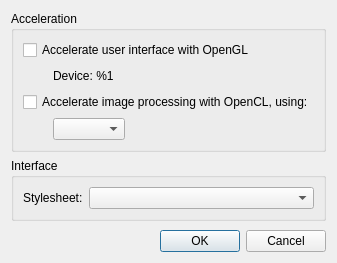
<?xml version="1.0" encoding="UTF-8"?>
<ui version="4.0">
 <class>SettingsDialog</class>
 <widget class="QDialog" name="SettingsDialog">
  <property name="geometry">
   <rect>
    <x>0</x>
    <y>0</y>
    <width>297</width>
    <height>263</height>
   </rect>
  </property>
  <property name="sizePolicy">
   <sizepolicy hsizetype="Preferred" vsizetype="Preferred">
    <horstretch>0</horstretch>
    <verstretch>0</verstretch>
   </sizepolicy>
  </property>
  <property name="windowTitle">
   <string>Settings</string>
  </property>
  <layout class="QVBoxLayout" name="verticalLayout">
   <item>
    <widget class="QGroupBox" name="accelerationGroup">
     <property name="title">
      <string>Acceleration</string>
     </property>
     <layout class="QVBoxLayout" name="verticalLayout_2">
      <item>
       <widget class="QCheckBox" name="enableOpenglCb">
        <property name="text">
         <string>Accelerate user interface with OpenGL</string>
        </property>
       </widget>
      </item>
      <item>
       <layout class="QHBoxLayout" name="horizontalLayout_2">
        <item>
         <spacer name="horizontalSpacer_3">
          <property name="orientation">
           <enum>Qt::Horizontal</enum>
          </property>
          <property name="sizeType">
           <enum>QSizePolicy::Fixed</enum>
          </property>
          <property name="sizeHint" stdset="0">
           <size>
            <width>30</width>
            <height>20</height>
           </size>
          </property>
         </spacer>
        </item>
        <item>
         <widget class="QLabel" name="openglDeviceLabel">
          <property name="text">
           <string>Device: %1</string>
          </property>
         </widget>
        </item>
       </layout>
      </item>
      <item>
       <widget class="QCheckBox" name="enableOpenclCb">
        <property name="text">
         <string>Accelerate image processing with OpenCL, using:</string>
        </property>
       </widget>
      </item>
      <item>
       <layout class="QHBoxLayout" name="horizontalLayout">
        <item>
         <spacer name="horizontalSpacer">
          <property name="orientation">
           <enum>Qt::Horizontal</enum>
          </property>
          <property name="sizeType">
           <enum>QSizePolicy::Fixed</enum>
          </property>
          <property name="sizeHint" stdset="0">
           <size>
            <width>30</width>
            <height>20</height>
           </size>
          </property>
         </spacer>
        </item>
        <item>
         <widget class="QComboBox" name="openclDeviceCombo">
          <property name="sizePolicy">
           <sizepolicy hsizetype="Preferred" vsizetype="Fixed">
            <horstretch>0</horstretch>
            <verstretch>0</verstretch>
           </sizepolicy>
          </property>
         </widget>
        </item>
        <item>
         <spacer name="horizontalSpacer_2">
          <property name="orientation">
           <enum>Qt::Horizontal</enum>
          </property>
          <property name="sizeHint" stdset="0">
           <size>
            <width>0</width>
            <height>20</height>
           </size>
          </property>
         </spacer>
        </item>
       </layout>
      </item>
     </layout>
    </widget>
   </item>
   <item>
    <widget class="QGroupBox" name="interfaceGroup">
     <property name="sizePolicy">
      <sizepolicy hsizetype="Preferred" vsizetype="Preferred">
       <horstretch>0</horstretch>
       <verstretch>0</verstretch>
      </sizepolicy>
     </property>
     <property name="title">
      <string>Interface</string>
     </property>
     <layout class="QVBoxLayout" name="verticalLayout_3">
      <item>
       <layout class="QHBoxLayout" name="interfaceGroupLayout">
        <item>
         <widget class="QLabel" name="stylesheetLabel">
          <property name="text">
           <string>Stylesheet:</string>
          </property>
         </widget>
        </item>
        <item>
         <widget class="QComboBox" name="stylesheetCombo">
          <property name="sizePolicy">
           <sizepolicy hsizetype="Expanding" vsizetype="Fixed">
            <horstretch>0</horstretch>
            <verstretch>0</verstretch>
           </sizepolicy>
          </property>
          <property name="minimumSize">
           <size>
            <width>0</width>
            <height>0</height>
           </size>
          </property>
         </widget>
        </item>
       </layout>
      </item>
     </layout>
    </widget>
   </item>
   <item>
    <spacer name="verticalSpacer">
     <property name="orientation">
      <enum>Qt::Vertical</enum>
     </property>
     <property name="sizeHint" stdset="0">
      <size>
       <width>20</width>
       <height>20</height>
      </size>
     </property>
    </spacer>
   </item>
   <item>
    <widget class="QDialogButtonBox" name="buttonBox">
     <property name="orientation">
      <enum>Qt::Horizontal</enum>
     </property>
     <property name="standardButtons">
      <set>QDialogButtonBox::Cancel|QDialogButtonBox::Ok</set>
     </property>
    </widget>
   </item>
  </layout>
 </widget>
 <resources/>
 <connections>
  <connection>
   <sender>buttonBox</sender>
   <signal>accepted()</signal>
   <receiver>SettingsDialog</receiver>
   <slot>accept()</slot>
   <hints>
    <hint type="sourcelabel">
     <x>248</x>
     <y>254</y>
    </hint>
    <hint type="destinationlabel">
     <x>157</x>
     <y>274</y>
    </hint>
   </hints>
  </connection>
  <connection>
   <sender>buttonBox</sender>
   <signal>rejected()</signal>
   <receiver>SettingsDialog</receiver>
   <slot>reject()</slot>
   <hints>
    <hint type="sourcelabel">
     <x>316</x>
     <y>260</y>
    </hint>
    <hint type="destinationlabel">
     <x>286</x>
     <y>274</y>
    </hint>
   </hints>
  </connection>
 </connections>
</ui>
